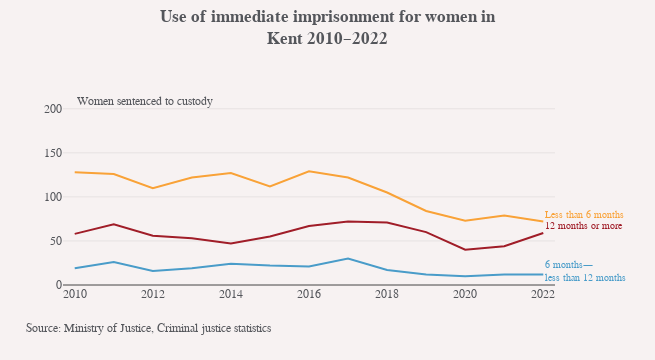

The code cell stored with this chart in its notebook:
### Code cell
kent = SentenceLengthChart("Kent")
kent.outputChart()
# kent.saveChart(".eps")

### Figure 1 — Plotly figure (JSON) as saved in the notebook; plotly's stock layout.template omitted (floating-point values rounded to 4 significant figures)
{"data": [{"hovertemplate": "%{y}<extra></extra>", "meta": "Kent", "mode": "lines", "name": "12 months or more", "type": "scatter", "x": [2010, 2011, 2012, 2013, 2014, 2015, 2016, 2017, 2018, 2019, 2020, 2021, 2022], "y": [58, 69, 56, 53, 47, 55, 67, 72, 71, 60, 40, 44, 59]}, {"hovertemplate": "%{y}<extra></extra>", "meta": "Kent", "mode": "lines", "name": "6 months—<br>less than 12 months", "type": "scatter", "x": [2010, 2011, 2012, 2013, 2014, 2015, 2016, 2017, 2018, 2019, 2020, 2021, 2022], "y": [19, 26, 16, 19, 24, 22, 21, 30, 17, 12, 10, 12, 12]}, {"hovertemplate": "%{y}<extra></extra>", "meta": "Kent", "mode": "lines", "name": "Less than 6 months", "type": "scatter", "x": [2010, 2011, 2012, 2013, 2014, 2015, 2016, 2017, 2018, 2019, 2020, 2021, 2022], "y": [128, 126, 110, 122, 127, 112, 129, 122, 105, 84, 73, 79, 72]}], "layout": {"annotations": [{"align": "left", "font": {"color": "#A01D28", "size": 10}, "showarrow": false, "text": "12 months or more", "x": 2022, "xanchor": "left", "xref": "x", "y": 59, "yanchor": "bottom", "yref": "y"}, {"align": "left", "font": {"color": "#499CC9", "size": 10}, "showarrow": false, "text": "6 months—<br>less than 12 months", "x": 2022, "xanchor": "left", "xref": "x", "y": 0, "yanchor": "bottom", "yref": "y"}, {"align": "left", "font": {"color": "#F9A237", "size": 10}, "showarrow": false, "text": "Less than 6 months", "x": 2022, "xanchor": "left", "xref": "x", "y": 72, "yanchor": "bottom", "yref": "y"}, {"font": {"size": 12}, "showarrow": false, "text": "Source: Ministry of Justice, Criminal justice statistics", "x": -0.08, "xanchor": "left", "xref": "paper", "y": -0.19, "yanchor": "top", "yref": "paper"}, {"align": "left", "font": {"size": 12}, "showarrow": false, "text": "Women sentenced to custody", "x": 2010, "xanchor": "left", "xref": "x", "y": 1.04, "yref": "paper"}], "height": 360, "hovermode": "x", "margin": {"b": 75, "l": 63, "r": 100}, "title": {"text": "<b>Use of immediate imprisonment for women in<br>Kent 2010–2022</b>"}, "width": 655, "xaxis": {"dtick": 2, "range": [2010.0, 2022.0], "tick0": 2010}, "yaxis": {"range": [0, 210], "tick0": 0, "tickformat": ",.0f", "title": {"text": ""}}}}
